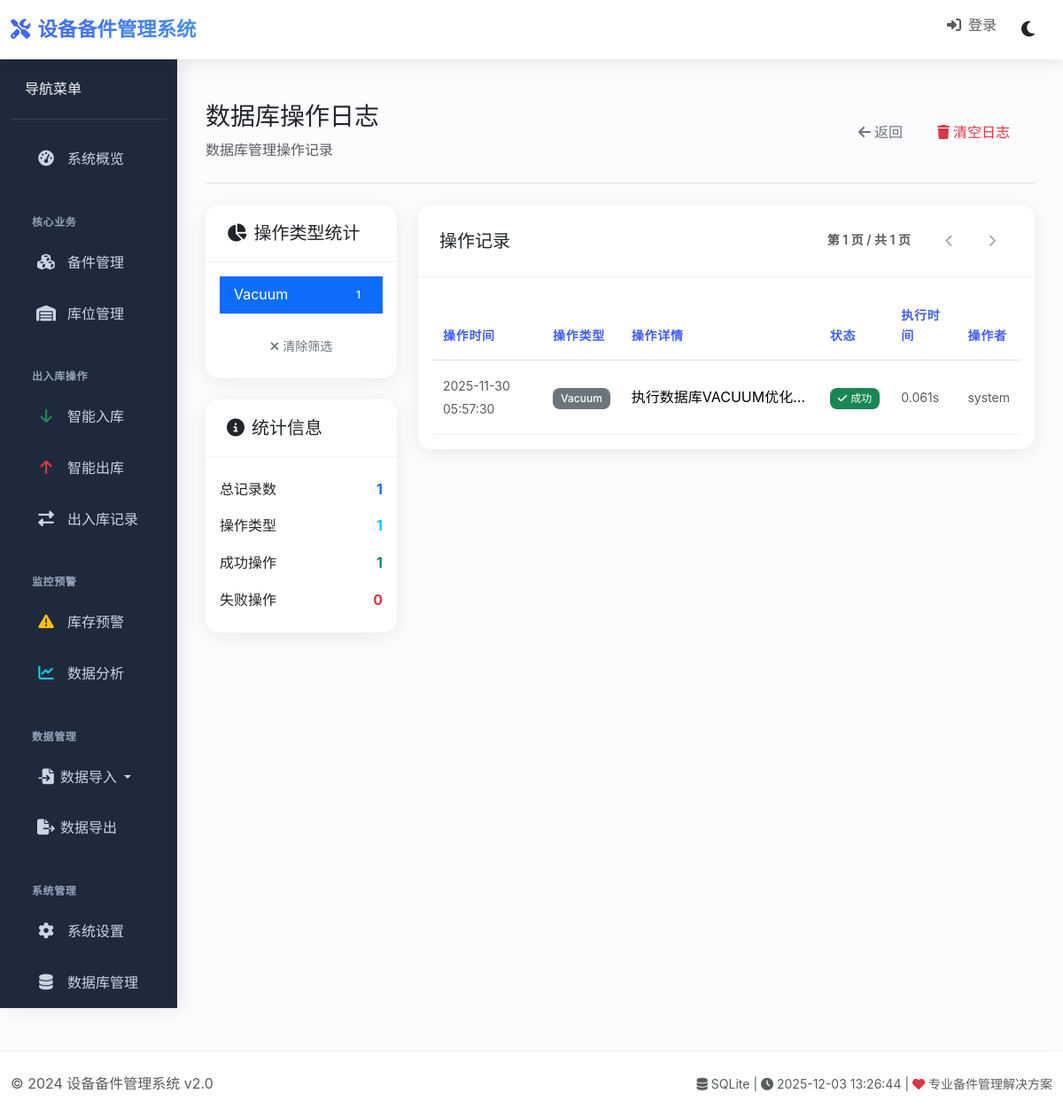
Page /database/operation_logs?operation_type=vacuum on the committed database.
### tables this page shows
CREATE TABLE database_operation_logs (
                id INTEGER PRIMARY KEY AUTOINCREMENT,
                operation_type TEXT NOT NULL,
                operation_details TEXT,
                status TEXT NOT NULL,
                execution_time REAL,
                affected_rows INTEGER DEFAULT 0,
                error_message TEXT,
                operator TEXT DEFAULT 'system',
                created_date TIMESTAMP DEFAULT CURRENT_TIMESTAMP
            );

### routes/database_routes.py (the view)
    @app.route('/database/operation_logs')
    def database_operation_logs():
        try:
            page = request.args.get('page', 1, type=int)
            per_page = 20
            operation_type = request.args.get('operation_type', '')
            logs = get_database_operation_logs(limit=1000, operation_type=operation_type if operation_type else None)
            total_count = len(logs)
            total_pages = (total_count + per_page - 1) // per_page
            start_idx = (page - 1) * per_page
            end_idx = start_idx + per_page
            paginated_logs = logs[start_idx:end_idx]
            operation_types = {}
            for log in logs:
                op_type = log['operation_type']
                operation_types[op_type] = operation_types.get(op_type, 0) + 1
            return render_template('database_operation_logs.html',
                                   logs=paginated_logs,
                                   page=page,
                                   total_pages=total_pages,
                                   total_count=total_count,
                                   operation_type=operation_type,
                                   operation_types=operation_types)
        except Exception as e:
            app.logger.error(f"查看数据库操作日志失败: {str(e)}")
            flash('加载操作日志失败', 'danger')
            return redirect(url_for('database_management'))

### models/database.py (called while the page is built)
    def _init_db(self):
        os.makedirs(os.path.dirname(self.db_path) if os.path.dirname(self.db_path) else '.', exist_ok=True)
        with self._get_raw_connection() as conn:
            conn.execute("PRAGMA foreign_keys = ON")
            conn.execute("PRAGMA journal_mode = WAL")
            conn.execute("PRAGMA synchronous = NORMAL")
            conn.execute("PRAGMA cache_size = 100000")
            conn.execute("PRAGMA temp_store = MEMORY")
            conn.execute("PRAGMA mmap_size = 268435456")
            conn.execute("PRAGMA page_size = 4096")
            conn.execute("PRAGMA busy_timeout = 10000")

    @contextmanager
    def _get_raw_connection(self):
        conn = None
        try:
            conn = sqlite3.connect(
                self.db_path,
                timeout=30.0,
                check_same_thread=False,
                isolation_level=None
            )
            conn.row_factory = sqlite3.Row
            yield conn
        finally:
            if conn:
                conn.close()

### templates/database_operation_logs.html (shortened to what this page needs)
{% extends "base.html" %}
{% block content %}
<div class="d-flex justify-content-between flex-wrap flex-md-nowrap align-items-center pt-3 pb-4 mb-4 border-bottom">
    <div>
        <h1 class="h3 mb-2">数据库操作日志</h1>
        <p class="text-muted mb-0">数据库管理操作记录</p>
    </div>
    <div class="btn-toolbar mb-2 mb-md-0">
        <div class="btn-group me-2">
            <a href="{{ url_for('database_management') }}" class="btn btn-outline-secondary">
                <i class="fas fa-arrow-left me-1"></i>返回
            </a>
            <button class="btn btn-outline-danger" data-bs-toggle="modal" data-bs-target="#clearLogsModal">
                <i class="fas fa-trash me-1"></i>清空日志
            </button>
        </div>
    </div>
</div>
<div class="row">
    <div class="col-lg-3">
        <div class="card mb-4">
            <div class="card-header">
                <h5 class="card-title mb-0"><i class="fas fa-chart-pie me-2"></i>操作类型统计</h5>
            </div>
            <div class="card-body">
                <div class="list-group list-group-flush">
                    {% for op_type, count in operation_types.items() %}
                    <a href="{{ url_for('database_operation_logs', operation_type=op_type) }}"
                       class="list-group-item list-group-item-action d-flex justify-content-between align-items-center {{ 'active' if operation_type == op_type }}">
                        {{ op_type|replace('_', ' ')|title }}
                        <span class="badge bg-primary rounded-pill">{{ count }}</span>
                    </a>
                    {% endfor %}
                </div>
                {% if operation_type %}
                <div class="mt-3">
                    <a href="{{ url_for('database_operation_logs') }}" class="btn btn-sm btn-outline-secondary w-100">
                        <i class="fas fa-times me-1"></i>清除筛选
                    </a>
                </div>
                {% endif %}
            </div>
        </div>
        <div class="card">
            <div class="card-header">
                <h5 class="card-title mb-0"><i class="fas fa-info-circle me-2"></i>统计信息</h5>
            </div>
            <div class="card-body">
                <div class="list-group list-group-flush">
                    <div class="list-group-item d-flex justify-content-between align-items-center border-0 px-0">
                        <span>总记录数</span>
                        <span class="fw-bold text-primary">{{ total_count }}</span>
                    </div>
                    <div class="list-group-item d-flex justify-content-between align-items-center border-0 px-0">
                        <span>操作类型</span>
                        <span class="fw-bold text-info">{{ operation_types|length }}</span>
                    </div>
                    <div class="list-group-item d-flex justify-content-between align-items-center border-0 px-0">
                        <span>成功操作</span>
                        <span class="fw-bold text-success">
                            {% set success_count = logs|selectattr('status', 'equalto', 'success')|list|length %}
                            {{ success_count }}
                        </span>
                    </div>
                    <div class="list-group-item d-flex justify-content-between align-items-center border-0 px-0">
                        <span>失败操作</span>
                        <span class="fw-bold text-danger">
                            {% set error_count = logs|selectattr('status', 'equalto', 'error')|list|length %}
                            {{ error_count }}
                        </span>
                    </div>
                </div>
            </div>
        </div>
    </div>
    <div class="col-lg-9">
        <div class="card">
            <div class="card-header d-flex justify-content-between align-items-center">
                <h5 class="card-title mb-0">操作记录</h5>
                <div>
                    <small class="text-muted me-3">
                        第 {{ page }} 页 / 共 {{ total_pages }} 页
                    </small>
                    <div class="btn-group btn-group-sm">
                        <a href="{{ url_for('database_operation_logs', page=page-1, operation_type=operation_type) if page > 1 else '#' }}"
                           class="btn btn-outline-secondary {{ 'disabled' if page <= 1 }}">
                            <i class="fas fa-chevron-left"></i>
                        </a>
                        <a href="{{ url_for('database_operation_logs', page=page+1, operation_type=operation_type) if page < total_pages else '#' }}"
                           class="btn btn-outline-secondary {{ 'disabled' if page >= total_pages }}">
                            <i class="fas fa-chevron-right"></i>
                        </a>
                    </div>
                </div>
            </div>
            <div class="card-body">
                {% if logs %}
                <div class="table-responsive">
                    <table class="table table-hover">
                        <thead>
                            <tr>
                                <th>操作时间</th>
                                <th>操作类型</th>
                                <th>操作详情</th>
                                <th>状态</th>
                                <th>执行时间</th>
                                <th>操作者</th>
                            </tr>
                        </thead>
                        <tbody>
                            {% for log in logs %}
                            <tr>
                                <td>
                                    <small class="text-muted">{{ log.created_date|date('%Y-%m-%d %H:%M:%S') }}</small>
                                </td>
                                <td>
                                    <span class="badge bg-secondary">{{ log.operation_type|replace('_', ' ')|title }}</span>
                                </td>
                                <td>
                                    <div class="text-truncate" style="max-width: 200px;" title="{{ log.operation_details }}">
                                        {{ log.operation_details }}
                                    </div>
                                </td>
                                <td>
                                    {% if log.status == 'success' %}
                                    <span class="badge bg-success">
                                        <i class="fas fa-check me-1"></i>成功
                                    </span>
                                    {% else %}
                                    <span class="badge bg-danger">
                                        <i class="fas fa-times me-1"></i>失败
                                    </span>
                                    {% endif %}
                                </td>
                                <td>
                                    {% if log.execution_time %}
                                    <small class="text-muted">{{ "%.3f"|format(log.execution_time) }}s</small>
                                    {% else %}
                                    <span class="text-muted">-</span>
                                    {% endif %}
                                </td>
                                <td>
                                    <small class="text-muted">{{ log.operator }}</small>
                                </td>
                            </tr>
                            {% endfor %}
                        </tbody>
                    </table>
                </div>
                {% else %}
                <div class="text-center py-5">
                    <i class="fas fa-clipboard-list fa-3x text-muted mb-3"></i>
                    <h5 class="text-muted">暂无操作记录</h5>
                    <p class="text-muted">还没有数据库管理操作记录</p>
                </div>
                {% endif %}
            </div>
        </div>
    </div>
</div>
{% endblock %}

### templates/base.html (style rules this page uses)
:root { --primary: #4361ee; --primary-dark: #3a56d4; --secondary: #6c757d; --success: #4cc9f0; --info: #4895ef; --warning: #f72585; --danger: #e63946; --light: #f8f9fa; --dark: #212529; --sidebar-bg: #1e293b; --sidebar-hover: #334155; --card-shadow: 0 4px 20px rgba(0,0,0,0.08); --transition: all 0.3s cubic-bezier(0.4, 0, 0.2, 1); }
body { font-family: -apple-system, BlinkMacSystemFont, 'Segoe UI', 'Microsoft YaHei', Roboto, Oxygen, Ubuntu, Cantarell, 'Open Sans', 'Helvetica Neue', sans-serif; background: linear-gradient(135deg, #667eea 0%, #764ba2 100%); min-height: 100vh; line-height: 1.6; font-weight: 400; }
.card { border: none; border-radius: 1rem; box-shadow: var(--card-shadow); transition: var(--transition); background: rgba(255, 255, 255, 0.95); margin-bottom: 1.5rem; overflow: hidden; }
.card-header { background: rgba(255, 255, 255, 0.9); border-bottom: 1px solid rgba(0,0,0,0.05); padding: 1.25rem 1.5rem; font-weight: 600; }
.table { --bs-table-bg: transparent; margin-bottom: 0; }
.table th { border-top: none; font-weight: 600; color: var(--primary); font-size: 0.875rem; text-transform: uppercase; letter-spacing: 0.05em; padding: 1rem 0.75rem; }
.table td { padding: 1rem 0.75rem; vertical-align: middle; border-color: rgba(0,0,0,0.05); }
.badge { font-size: 0.75em; padding: 0.5em 0.75em; font-weight: 500; border-radius: 0.5rem; }
.btn { border-radius: 0.75rem; font-weight: 500; padding: 0.625rem 1.25rem; transition: var(--transition); border: none; }

### rows in the picture
database_operation_logs: operation_type "Vacuum", count "1", operation_details "执行数据库VACUUM优化…", status "success" (drawn), execution_time "0.061", operator "system"

### other values in the picture
{{ total_count }} "1"
{{ operation_types|length }} "1"
{{ success_count }} "1"
{{ error_count }} "0"
{{ page }} "1"
{{ total_pages }} "1"
